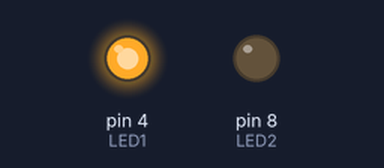
Recording of a sketch running on a simulated Arduino Uno, built with avr-gcc and run on an emulated ATmega328P. Parts: output pins drawn as LEDs (lit = HIGH).

Above: at 0.15 s.
At 3.25 s:
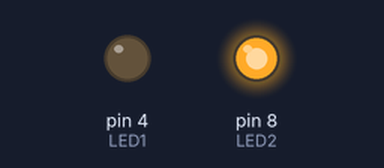
At 5.1 s:
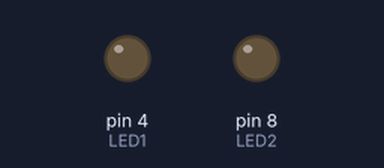
Timing chart, 0 to 6.4 s (numbered marks = the images above):
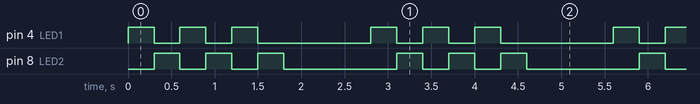

Measured:
- by itself, pin 4 (LED1), pin 8 (LED2): repeats every 2.8 s: 2 × (LOW 0.30 s, HIGH 0.30 s), LOW 1.3 s, HIGH 0.30 s
- by itself, everything shown: repeats every 2.8 s, in 7 steps

The sketch:

dosledsfor.ino
```cpp
 const int LED1 = 4;
 const int LED2 = 8;

 void setup() {
 pinMode(LED1, OUTPUT);
 pinMode(LED2, OUTPUT);
 }

 void loop() {
 for (int i = 1; i <= 3; i++) {
 digitalWrite(LED1, HIGH);
 digitalWrite(LED2, LOW);
 delay(300);
 digitalWrite(LED1, LOW);
 digitalWrite(LED2, HIGH);
 delay(300);
 }
 digitalWrite(LED1, LOW);
 digitalWrite(LED2, LOW);
 delay(1000);
 }
```
